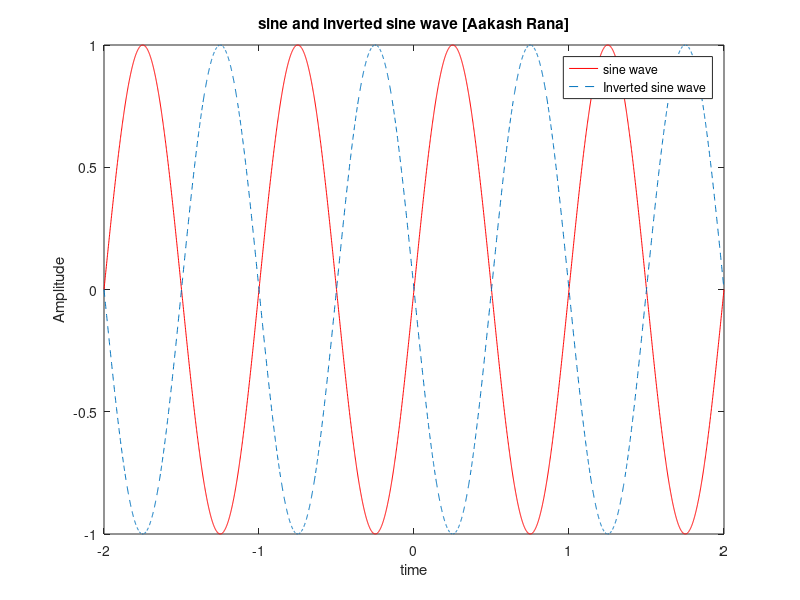

Source code (MATLAB):
%AAKASH RANA [KAN 078 BCT 004]
%Plot a sinusoidal signal, y(t)=sin(2*pi*t)
%Inverse the signal and plot it with original signal in same graph

clc;
clear all;
close all;

%folding of independent variable
t= -2:0.001:2;
y= sin(2*pi*t);
plot(t,y,'r');
hold on;

y1=sin(2*pi*-t);  %folded signal
plot(t,y1,'--');
legend('sine wave', 'Inverted sine wave');
xlabel('time');
ylabel('Amplitude');
title('sine and inverted sine wave [Aakash Rana]');
